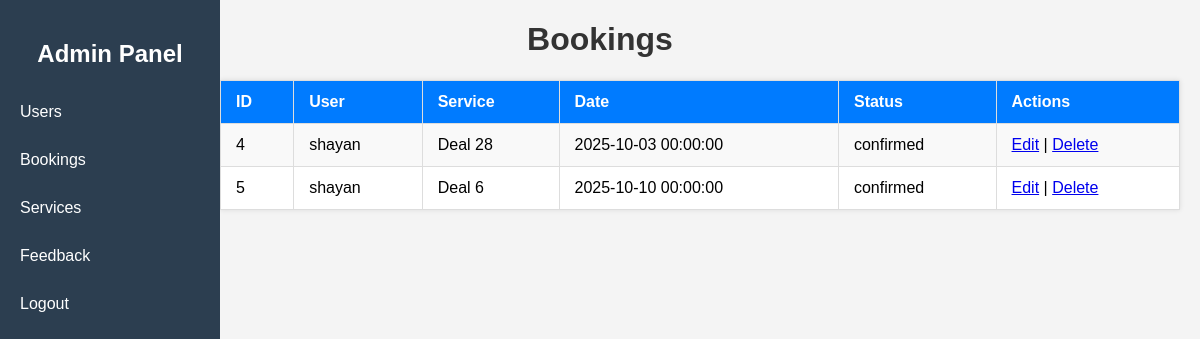
The page /admin/booking.php (signed in) on the database its author committed.
### tables this page shows
CREATE TABLE `bookings` (
  `id` int(11) NOT NULL,
  `user_id` int(11) NOT NULL,
  `service_id` int(11) NOT NULL,
  `branch` varchar(50) NOT NULL,
  `booking_date` datetime NOT NULL,
  `status` enum('pending','confirmed','completed','cancelled') DEFAULT 'pending',
  `created_at` timestamp NOT NULL DEFAULT current_timestamp()
);

CREATE TABLE `users` (
  `id` int(11) NOT NULL,
  `name` varchar(100) NOT NULL,
  `email` varchar(100) NOT NULL,
  `phone` varchar(15) NOT NULL,
  `password_hash` varchar(255) NOT NULL,
  `is_admin` tinyint(1) DEFAULT 0,
  `created_at` timestamp NOT NULL DEFAULT current_timestamp()
);

CREATE TABLE `services` (
  `id` int(11) NOT NULL,
  `name` varchar(100) NOT NULL,
  `category` varchar(50) NOT NULL,
  `price` decimal(10,2) NOT NULL,
  `description` text DEFAULT NULL,
  `image` varchar(255) DEFAULT NULL,
  `created_at` timestamp NOT NULL DEFAULT current_timestamp()
);

### admin/booking.php (the view, shortened to what this page needs)
<?php
include '../php/config.php';
include './sidebar.php';
?>
<h1>Bookings</h1>
<table border="1" cellpadding="5">
    <tr>
        <th>ID</th>
        <th>User</th>
        <th>Service</th>
        <th>Date</th>
        <th>Status</th>
        <th>Actions</th>
    </tr>
    <?php
    $bookings = $conn->query("SELECT b.id, u.name as user_name, s.name as service_name, b.booking_date, b.status
                              FROM bookings b
                              JOIN users u ON b.user_id=u.id
                              JOIN services s ON b.service_id=s.id");
    while($b = $bookings->fetch_assoc()){
        echo "<tr>
                <td>{$b['id']}</td>
                <td>{$b['user_name']}</td>
                <td>{$b['service_name']}</td>
                <td>{$b['booking_date']}</td>
                <td>{$b['status']}</td>
                <td>
                    <a href='edit_booking.php?id={$b['id']}'>Edit</a> |
                    <a href='delete_booking.php?id={$b['id']}'>Delete</a>
                </td>
              </tr>";
    }
    ?>
</table>

### admin/style.css (style rules this page uses)
body { font-family: Arial, sans-serif; margin: 0; }
table { width: 100%; border-collapse: collapse; margin-bottom: 30px; }
table th, table td { padding: 10px; border: 1px solid #ddd; text-align: left; }
h1, h2 { color: #2c3e50; }

### admin/booking.php (style rules this page uses)
body { font-family: Arial, sans-serif; background: #f4f4f4; margin: 0; }
h1 { color: #333; text-align: center; }
table { width: 80%; margin-left: 220px; border-collapse: collapse; background: #fff; box-shadow: 0 0 5px rgba(0,0,0,0.1); }
table th, table td { padding: 12px 15px; border: 1px solid #ddd; text-align: left; }
table th { background: #007BFF; color: #fff; }
table tr:nth-child(even) { background: #f9f9f9; }

### rows shown on the page
bookings: id "4", user.name "shayan", service.name "Deal 28", booking_date "2025-10-03 00:00:00", status "confirmed"
bookings: id "5", user.name "shayan", service.name "Deal 6", booking_date "2025-10-10 00:00:00", status "confirmed"
